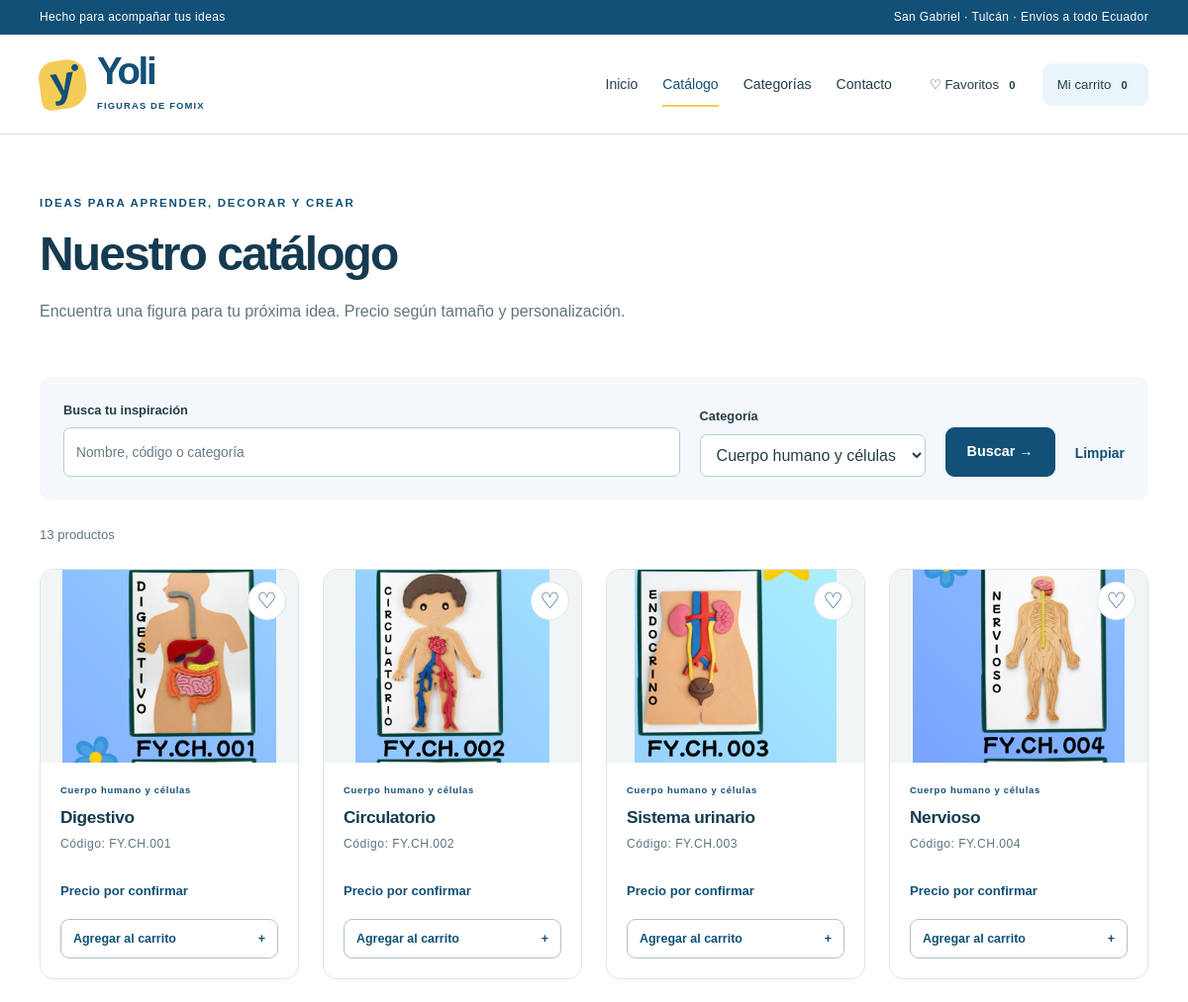
Before: /catalogo?categoria=cuerpo-humano-y-celulas (upper part) with the older database file.
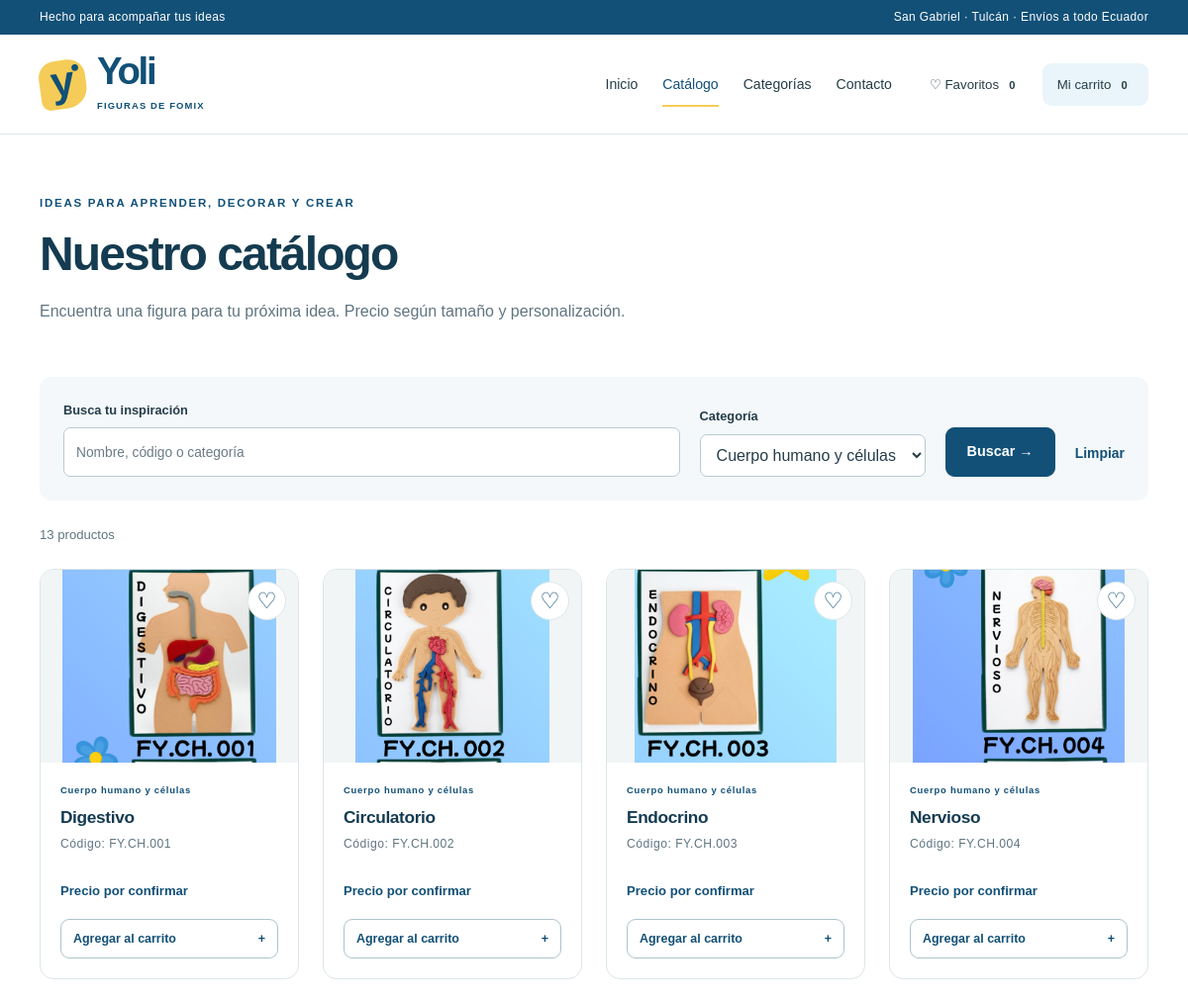
After: the same page with the newer database file.
### app/models/product.py (models this page shows)
class Product(db.Model):
    __tablename__ = 'products'
    __table_args__ = (db.CheckConstraint("substr(code, -3) != '000'", name='no_placeholder'),)
    id = db.Column(db.Integer, primary_key=True)
    code = db.Column(db.String(60), nullable=False, unique=True)
    name = db.Column(db.String(200))
    slug = db.Column(db.String(240), nullable=False, unique=True)
    description = db.Column(db.Text)
    category_id = db.Column(db.Integer, db.ForeignKey('categories.id'), nullable=False, index=True)
    size_notes = db.Column(db.Text)
    allows_customization = db.Column(db.Boolean, nullable=False, default=False)
    is_active = db.Column(db.Boolean, nullable=False, default=False)
    is_featured = db.Column(db.Boolean, nullable=False, default=False)
    created_at = db.Column(db.DateTime(timezone=True), default=utcnow, nullable=False)
    updated_at = db.Column(db.DateTime(timezone=True), default=utcnow, onupdate=utcnow, nullable=False)
    category = db.relationship('Category', back_populates='products')
    images = db.relationship('ProductImage', back_populates='product', cascade='all, delete-orphan', order_by='ProductImage.sort_order')
    @property
    def display_name(self):
        return self.name or self.code
    @property
    def image_path(self):
        return self.images[0].file_path if self.images else 'img/placeholder.svg'

### app/models/product_image.py (models this page shows)
class ProductImage(db.Model):
    __tablename__ = 'product_images'
    id = db.Column(db.Integer, primary_key=True)
    product_id = db.Column(db.Integer, db.ForeignKey('products.id'), nullable=False, index=True)
    file_path = db.Column(db.String(400), nullable=False)
    alt_text = db.Column(db.String(250))
    sort_order = db.Column(db.Integer, default=0, nullable=False)
    product = db.relationship('Product', back_populates='images')

### app/models/category.py (models this page shows)
class Category(db.Model):
    __tablename__ = 'categories'
    id = db.Column(db.Integer, primary_key=True)
    name = db.Column(db.String(120), nullable=False, unique=True)
    slug = db.Column(db.String(140), nullable=False, unique=True)
    description = db.Column(db.Text)
    sort_order = db.Column(db.Integer, nullable=False, default=0)
    is_active = db.Column(db.Boolean, nullable=False, default=True)
    products = db.relationship('Product', back_populates='category')

### app/catalog/routes.py (the view)
@bp.get('/catalogo')
def catalog():
    term = request.args.get('q', '')[:200]
    category_slug = request.args.get('categoria', '')
    query = search_products(public_products(), term)
    if category_slug:
        query = query.filter(Category.slug == category_slug)
    page = request.args.get('page', 1, type=int)
    if page < 1:
        abort(404)
    pagination = query.order_by(Product.code).paginate(page=page, per_page=12, error_out=False)
    return render_template('public/catalog.html', pagination=pagination, term=term, category_slug=category_slug)

### app/services/search.py (called while the page is built)
def normalize_search(value):
    result = []
    for char in unicodedata.normalize('NFC', value or '').casefold():
        if char == 'ñ':
            result.append(char)
        else:
            result.append(''.join(c for c in unicodedata.normalize('NFD', char)
                                  if not unicodedata.combining(c)))
    return ''.join(result)

def search_products(query, term):
    term = normalize_search(term.strip())
    return query.filter(or_(*(func.search_normalize(column).contains(term, autoescape=True)
                             for column in (Product.name, Product.code, Category.name)))) if term else query

def public_products():
    return Product.query.join(Category).filter(Product.is_active.is_(True), Category.is_active.is_(True))

### app/templates/public/catalog.html (shortened to what this page needs)
{% extends 'public/base.html' %}
{% block content %}<section class="page-intro container">
<span class="eyebrow">IDEAS PARA APRENDER, DECORAR Y CREAR</span>
<h1>Nuestro catálogo</h1>
<p>Encuentra una figura para tu próxima idea. Precio según tamaño y personalización.</p>
</section>
<section class="container section-bottom">
<form class="catalog-filters" method="get">
<div class="field search-field">
<label for="q">Busca tu inspiración</label>
<input id="q" type="search" name="q" value="{{ term }}" placeholder="Nombre, código o categoría" maxlength="200">
</div>
<div class="field">
<label for="categoria">Categoría</label>
<select id="categoria" name="categoria">
<option value="">Todas las categorías</option>{% for category in categories %}<option value="{{ category.slug }}" {% if category_slug == category.slug %}selected{% endif %}>{{ category.name }}</option>{% endfor %}</select>
</div>
<button class="button" type="submit">Buscar →</button>
<a class="text-link" href="{{ url_for('catalog.catalog') }}">Limpiar</a>
</form>
<p class="results-count">{{ pagination.total }} productos{% if term %} para «{{ term }}»{% endif %}</p>{% if pagination.items %}<div class="product-grid">{% for product in pagination.items %}
{% include 'components/product_card.html' %}
{% endfor %}</div>{% endif %}
</section>{% endblock %}

### app/templates/public/base.html (shortened to what this page needs)
<!doctype html>
<html lang="es">
<head>
  <link rel="stylesheet" href="{{ url_for('static', filename='css/styles.css') }}">
  <link rel="stylesheet" href="{{ url_for('static', filename='css/responsive.css') }}">
</head>
<body>
<div class="announcement">Hecho para acompañar tus ideas <span>San Gabriel · Tulcán · Envíos a todo Ecuador</span>
</div>
{% include 'components/navbar.html' %}
<main id="main">{% block content %}
{% endblock %}</main>
</body>
</html>

### app/templates/components/navbar.html (shortened to what this page needs)
<header class="site-header">
  <div class="container nav-wrap">
    <a class="brand" href="{{ url_for('main.index') }}" aria-label="Yoli Figuras de Fomix, inicio">
<span class="brand-symbol" aria-hidden="true">y<span>•</span>
</span>
<span>
<strong>Yoli</strong>
<small>FIGURAS DE FOMIX</small>
</span>
</a>
    <nav id="navigation" aria-label="Navegación principal">
      <a href="{{ url_for('main.index') }}" {% if request.endpoint == 'main.index' %}aria-current="page"{% endif %}>Inicio</a>
      <a href="{{ url_for('catalog.catalog') }}" {% if request.endpoint == 'catalog.catalog' %}aria-current="page"{% endif %}>Catálogo</a>
      <a href="{{ url_for('catalog.categories') }}">Categorías</a>
      <a href="{{ url_for('main.contact') }}">Contacto</a>
    </nav>
    <div class="nav-actions">
<a href="{{ url_for('main.favorites') }}" aria-label="Favoritos">♡ <span class="action-label">Favoritos</span> <span data-favorites-count class="count">0</span>
</a>
<a class="bag-link" href="{{ url_for('orders.cart') }}">Mi carrito <span data-cart-count class="count">0</span>
</a>
</div>
  </div>
</header>

### app/templates/components/product_card.html
<article class="product-card">
  <div class="product-visual">
<a href="{{ url_for('catalog.detail', slug=product.slug) }}">
<img src="{{ url_for('static', filename=product.image_path) }}" data-placeholder="{{ url_for('static', filename='img/placeholder.svg') }}" alt="{{ product.images[0].alt_text or product.display_name if product.images else 'Fotografía pendiente: ' ~ product.display_name }}" width="640" height="480" loading="lazy">
</a>
<button class="favorite-button" type="button" data-favorite="{{ product.code }}" aria-label="Guardar {{ product.code }} en favoritos" aria-pressed="false">♡</button>
</div>
  <div class="product-info">
<span class="eyebrow">{{ product.category.name }}</span>
<h3>
<a href="{{ url_for('catalog.detail', slug=product.slug) }}">{{ product.display_name }}</a>
</h3>
<p class="product-code">Código: {{ product.code }}</p>
<p class="price-note">Precio por confirmar</p>
<button class="button button-outline full-width" type="button" data-add-cart="{{ product.code }}">Agregar al carrito <span aria-hidden="true">+</span>
</button>
</div>
</article>

Changed rows visible on the page:
changed Product "FY.CH.003": display_name "Sistema urinario" → "Endocrino"
